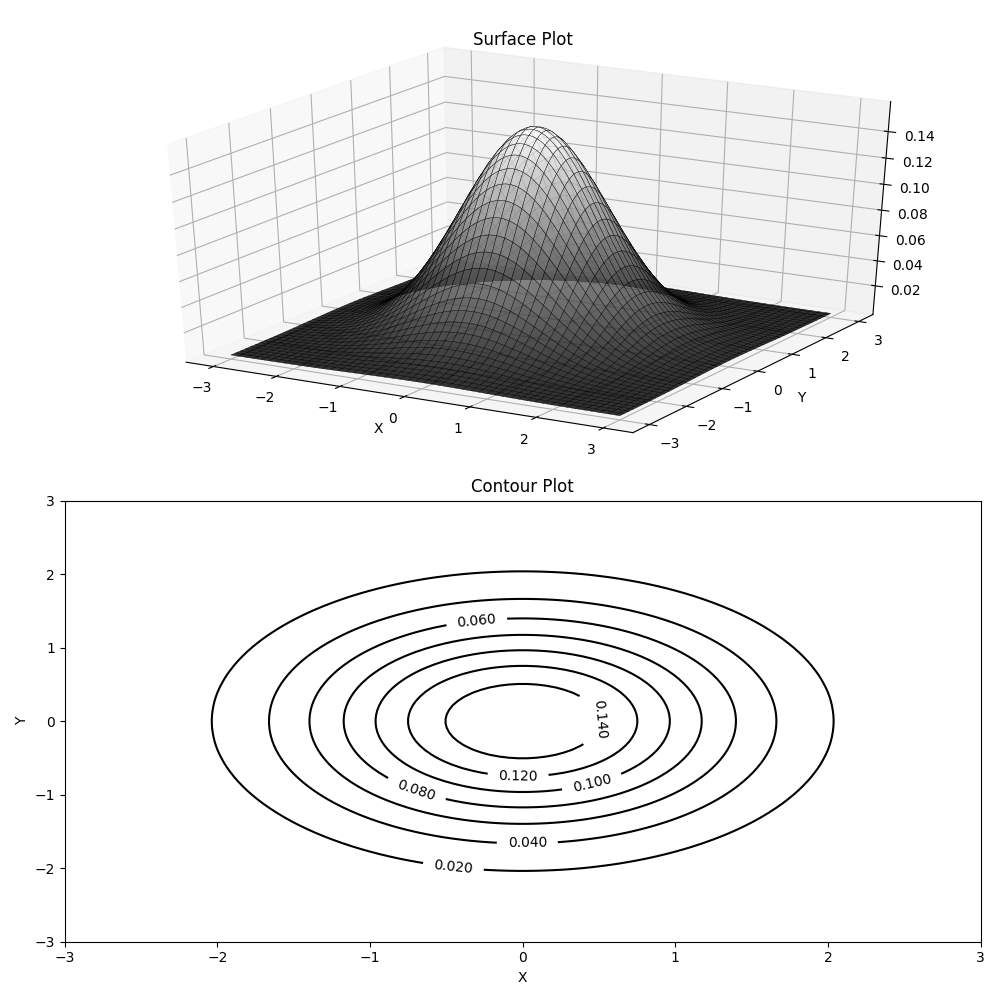

Reproduce this figure in Julia.
# pyplot_surfaceplot.jl
#
#	Surface Plot demonstration
#
# Daniel Høegh (https://gist.github.com/dhoegh)
# Julia 1.1.0
# 09.12.2014
# Last Edit: 10.05.19

# Reference: https://groups.google.com/d/msg/julia-users/eVtZdp3htTM/TJOt3exCxKgJ

using PyPlot
using Distributions
using LinearAlgebra
using3D() # Needed to create a 3D subplot

###################
##  Create Data  ##
###################
n = 100
x = range(-3,stop=3,length=n)
y = range(-3,stop=3,length=n)

xgrid = repeat(x',n,1)
ygrid = repeat(y,1,n)

z = zeros(n,n)

for i in 1:n
    for j in 1:n
        z[i:i,j:j] .= pdf(MvNormal(Matrix(1.0I,2,2)),[x[i];y[j]])
    end
end

############
##  Plot  ##
############
fig = figure("pyplot_surfaceplot",figsize=(10,10))
ax = fig.add_subplot(2,1,1,projection="3d")
plot_surface(xgrid, ygrid, z, rstride=2,edgecolors="k", cstride=2, cmap=ColorMap("gray"), alpha=0.8, linewidth=0.25)
xlabel("X")
ylabel("Y")
PyPlot.title("Surface Plot")

subplot(212)
ax = fig.add_subplot(2,1,2)
cp = contour(xgrid, ygrid, z, colors="black", linewidth=2.0)
ax.clabel(cp, inline=1, fontsize=10)
xlabel("X")
ylabel("Y")
PyPlot.title("Contour Plot")
tight_layout()
